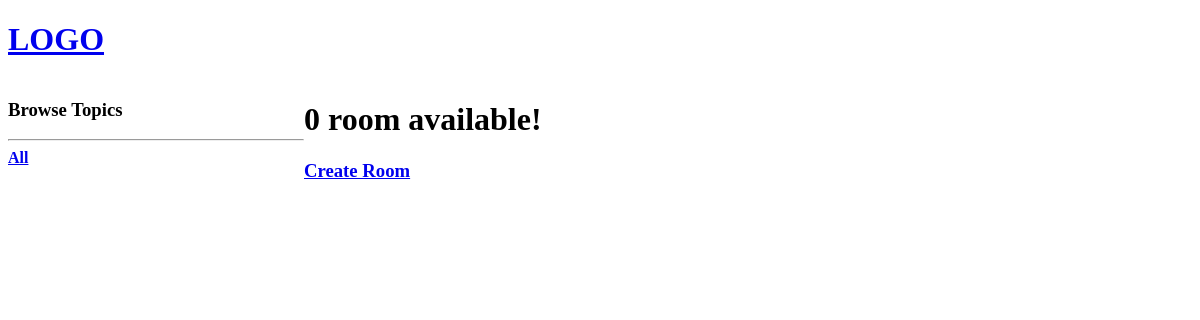
The app's page /, older data.
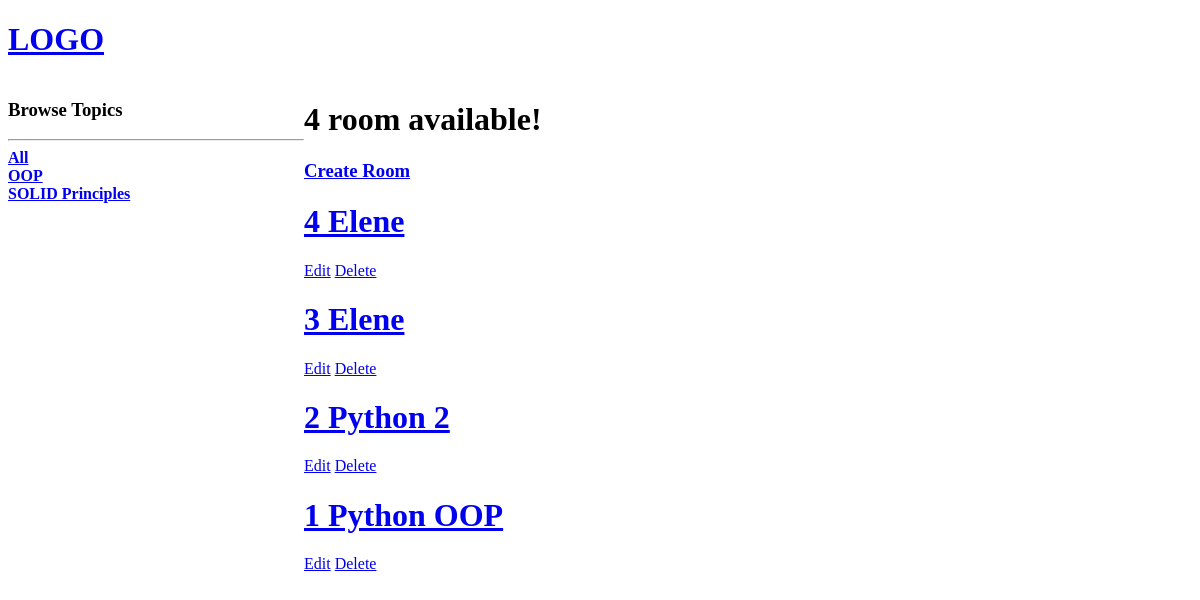
The same page, newer data.
### base/models.py (models this page shows, shortened)
class Topic(models.Model):
    name = models.CharField(max_length=200)
    def __str__(self):
        return self.name

class Room(models.Model):
    host = models.ForeignKey(User, on_delete=models.SET_NULL, null=True)
    topic = models.ForeignKey(Topic, on_delete=models.SET_NULL, null=True)
    name = models.CharField(max_length=150)
    description = models.TextField(null=True, blank=True)
    updated = models.DateTimeField(auto_now=True)
    created = models.DateTimeField(auto_now_add=True)
    class Meta:
        ordering = ['-updated', '-created']

### base/views.py (the view)
# urls.py: path('', views.home, name='home'),
def home(request):
    q = request.GET.get('q') if request.GET.get('q') != None else ''
    rooms = Room.objects.filter(Q(topic__name__icontains=q) | Q(name__icontains=q))
    topics = Topic.objects.all()
    room_count = rooms.count()
    context = {'rooms': rooms, "topics": topics, "room_count": room_count}
    return render(request, 'base/home.html', context)

### base/templates/base/home.html (shortened to what this page needs)
{% extends 'main.html' %}
{% block content %}
    <div class="home-container">
        <div>
            <h3>Browse Topics</h3>
            <hr>
            <div>
                <a href="{% url 'home' %}"><b>All</b></a>
            </div>
            {% for topic in topics %}
                <div>
                    <a href="{% url 'home' %}?q={{ topic.name }}"><b>{{ topic }}</b></a>
                </div>
            {% endfor %}
        </div>
        <div>
            <h1>{{ room_count }} room available!</h1>
            <a href="{% url 'create-room' %}"><h3>Create Room</h3></a>
            {% for room in rooms %}
                <a href="{% url 'room' room.id %}"><h1>{{ room.id }} {{ room.name }}</h1></a>
                <a href="{% url 'update-room' room.id %}">Edit</a>
                <a href="{% url 'delete-room' room.id %}">Delete</a>
            {% endfor %}
        </div>
    </div>
{% endblock %}

### templates/main.html (shortened to what this page needs)
<!DOCTYPE html>
<html lang="en">
<head>
</head>
<body>
{% include 'navbar.html' %}
{% block content %}
{% endblock %}
</body>
</html>

### templates/navbar.html
<a href="{% url 'home' %}"><h1>LOGO</h1></a>

### base/templates/base/home.html (style rules this page uses)
.home-container { display: grid; grid-template-columns: 1fr 3fr; }

Row changes from the older to the newer data that the page shows:
added Topic: name "OOP"
added Topic: name "SOLID Principles"
added Room: id "4", name "Elene"
added Room: id "3", name "Elene"
added Room: id "2", name "Python 2"
added Room: id "1", name "Python OOP"
Text that changed along with them:
{{ room_count }}: "0" → "4"
